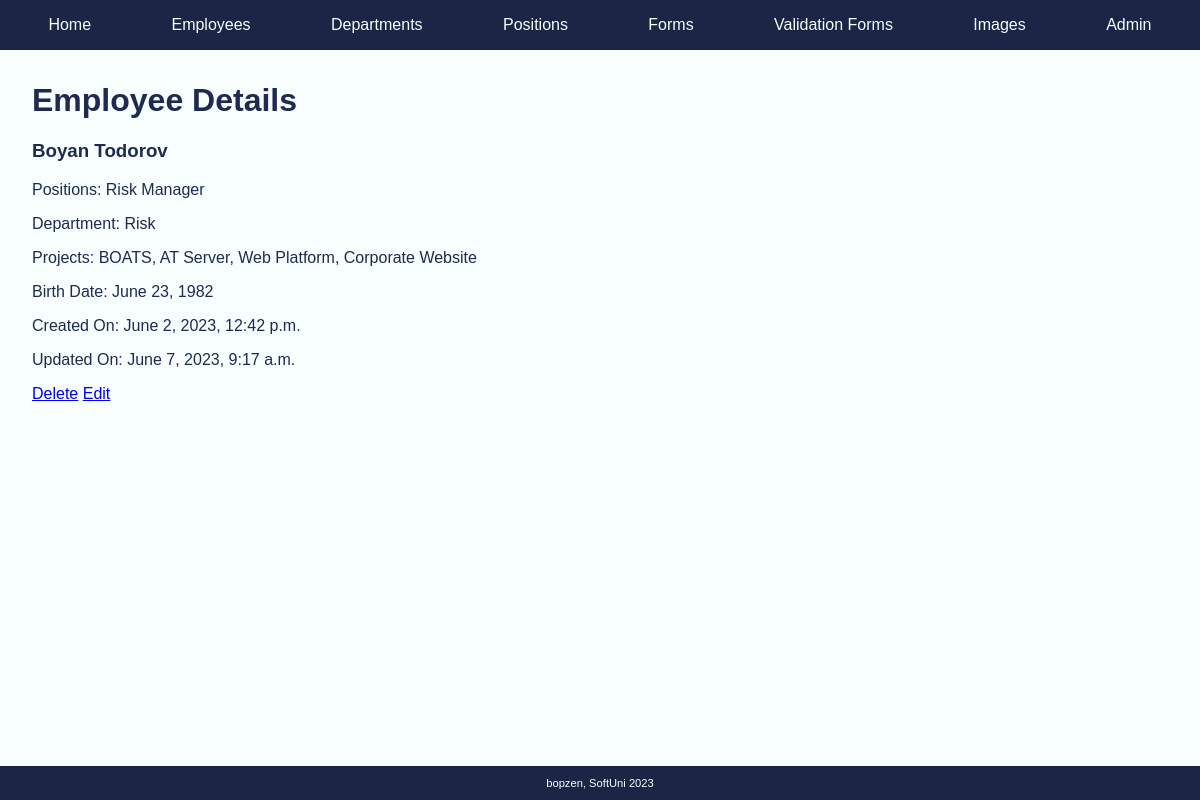
The page /details/1 on the database its author committed.
### models_demo/hr/models.py (models this page shows, shortened)
class CreateUpdateMixin(models.Model):
    class Meta:
        abstract = True
    created_on = models.DateTimeField(auto_now_add=True)
    updated_on = models.DateTimeField(auto_now=True)

class Employee(CreateUpdateMixin, models.Model):
    class Meta:
        ordering = ['first_name']
    first_name = models.CharField(max_length=30)
    last_name = models.CharField(max_length=40)
    email_address = models.EmailField(unique=True)
    birth_date = models.DateField()
    works_full_time = models.BooleanField()
    city = models.ForeignKey(to=Location, on_delete=models.RESTRICT)
    department = models.ForeignKey(to=Department, on_delete=models.RESTRICT, null=True, blank=True)
    position = models.ForeignKey(to=Position, on_delete=models.RESTRICT, null=True, blank=True)
    job_level = models.ForeignKey(to=JobLevel, on_delete=models.RESTRICT, null=True, blank=True)
    project = models.ManyToManyField(Project)
    slug = models.SlugField(unique=True)
    @property
    def full_name(self):
        return f'{self.first_name} {self.last_name}'
    @property
    def all_projects(self):
        return ", ".join([pr.name for pr in self.project.all()])

class Position(CreateUpdateMixin, models.Model):
    position_name = models.CharField(max_length=50)
    department = models.ForeignKey(to=Department, on_delete=models.RESTRICT)
    def __str__(self):
        return f'{self.position_name}'

class Department(CreateUpdateMixin, models.Model):
    department_name = models.CharField(max_length=50)
    def __str__(self):
        return f'{self.department_name}'

class Project(CreateUpdateMixin, models.Model):
    name = models.CharField(max_length=50)
    description = models.TextField()
    deadline = models.DateField()

### models_demo/hr/views.py (the view)
# urls.py: path('details/<int:pk>', details_employee, name='details-employee'),
def details_employee(request, pk):
    employee = get_object_or_404(Employee, pk=pk)
    context = {
        'employee': employee
    }
    return render(request, 'details-employee.html', context)

### models_demo/hr/templates/details-employee.html (shortened to what this page needs)
{% extends 'base.html' %}
{% block content %}
    <h1>Employee Details</h1>
    <h3>{{ employee.full_name }}</h3>
    <p>Positions: {{ employee.position }}</p>
    <p>Department: {{ employee.department }}</p>
    <p>Projects: {{ employee.all_projects }}</p>
    <p>Birth Date: {{ employee.birth_date }}</p>
    <p>Created On: {{ employee.created_on }}</p>
    <p>Updated On: {{ employee.updated_on }}</p>
    <a href="{% url 'delete-employee' pk=employee.pk %}">Delete</a>
    <a href="{% url 'edit-employee' slug=employee.slug %}">Edit</a>
{% endblock %}

### static/css/style.css (style rules this page uses)
body { background: #f8fdfd; font-family: Verdana, sans-serif; color: rgba(26, 38, 77, 0.98); box-sizing: border-box; margin: 0; padding: 0; }

### rows shown on the page
Employee: full_name "Boyan Todorov", position "Risk Manager", department "Risk", all_projects "BOATS, AT Server, Web Platform, Corporate Website", birth_date "June 23, 1982", created_on "June 2, 2023, 12:42 p.m.", updated_on "June 7, 2023, 9:17 a.m."
